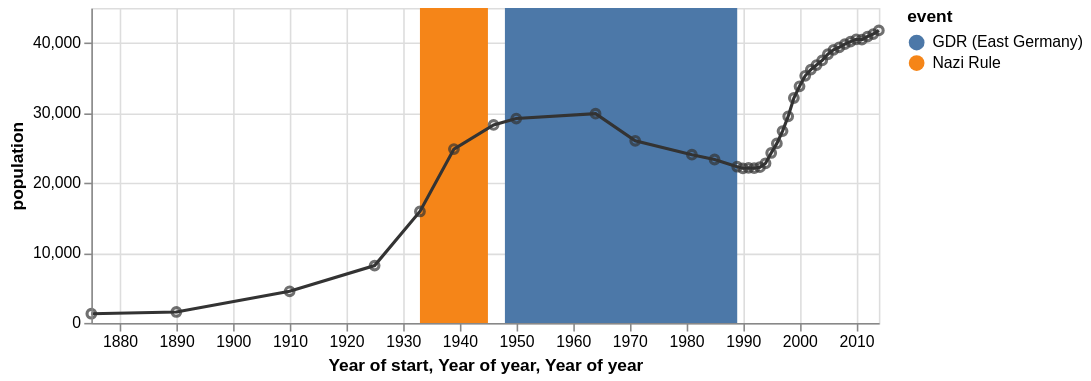

This figure's Vega-Lite source:
### Vega specification from a JSON file in a GitHub repository (floating-point values rounded to 4 significant figures)
{"$schema": "https://vega.github.io/schema/vega/v3.0.json", "description": "The population of the German city of Falkensee over time", "autosize": "pad", "padding": 5, "width": 500, "height": 200, "style": "cell", "data": [{"name": "source_0", "values": [{"start": "1933", "end": "1945", "event": "Nazi Rule"}, {"start": "1948", "end": "1989", "event": "GDR (East Germany)"}], "format": {}}, {"name": "source_1", "values": [{"year": "1875", "population": 1309}, {"year": "1890", "population": 1558}, {"year": "1910", "population": 4512}, {"year": "1925", "population": 8180}, {"year": "1933", "population": 15915}, {"year": "1939", "population": 24824}, {"year": "1946", "population": 28275}, {"year": "1950", "population": 29189}, {"year": "1964", "population": 29881}, {"year": "1971", "population": 26007}, {"year": "1981", "population": 24029}, {"year": "1985", "population": 23340}, {"year": "1989", "population": 22307}, {"year": "1990", "population": 22087}, {"year": "1991", "population": 22139}, {"year": "1992", "population": 22105}, {"year": "1993", "population": 22242}, {"year": "1994", "population": 22801}, {"year": "1995", "population": 24273}, {"year": "1996", "population": 25640}, {"year": "1997", "population": 27393}, {"year": "1998", "population": 29505}, {"year": "1999", "population": 32124}, {"year": "2000", "population": 33791}, {"year": "2001", "population": 35297}, {"year": "2002", "population": 36179}, {"year": "2003", "population": 36829}, {"year": "2004", "population": 37493}, {"year": "2005", "population": 38376}, {"year": "2006", "population": 39008}, {"year": "2007", "population": 39366}, {"year": "2008", "population": 39821}, {"year": "2009", "population": 40179}, {"year": "2010", "population": 40511}, {"year": "2011", "population": 40465}, {"year": "2012", "population": 40905}, {"year": "2013", "population": 41258}, {"year": "2014", "population": 41777}], "format": {}}, {"name": "data_0", "source": "source_0", "transform": [{"type": "formula", "expr": "timeParse(datum[\"start\"],'%Y')", "as": "start"}, {"type": "formula", "expr": "timeParse(datum[\"end\"],'%Y')", "as": "end"}, {"type": "filter", "expr": "datum[\"start\"] !== null && !isNaN(datum[\"start\"])"}, {"type": "formula", "as": "year_start", "expr": "datetime(year(datum[\"start\"]), 0, 1, 0, 0, 0, 0)"}, {"type": "formula", "as": "year_end", "expr": "datetime(year(datum[\"end\"]), 0, 1, 0, 0, 0, 0)"}]}, {"name": "data_1", "source": "source_1", "transform": [{"type": "formula", "expr": "timeParse(datum[\"year\"],'%Y')", "as": "year"}]}, {"name": "data_2", "source": "data_1", "transform": [{"type": "formula", "expr": "toDate(datum[\"year\"])", "as": "year"}, {"type": "formula", "expr": "toNumber(datum[\"population\"])", "as": "population"}, {"type": "filter", "expr": "datum[\"year\"] !== null && !isNaN(datum[\"year\"]) && datum[\"population\"] !== null && !isNaN(datum[\"population\"])"}, {"type": "formula", "as": "year_year", "expr": "datetime(year(datum[\"year\"]), 0, 1, 0, 0, 0, 0)"}]}, {"name": "data_3", "source": "data_1", "transform": [{"type": "formula", "expr": "toDate(datum[\"year\"])", "as": "year"}, {"type": "formula", "expr": "toNumber(datum[\"population\"])", "as": "population"}, {"type": "filter", "expr": "datum[\"year\"] !== null && !isNaN(datum[\"year\"]) && datum[\"population\"] !== null && !isNaN(datum[\"population\"])"}, {"type": "formula", "as": "year_year", "expr": "datetime(year(datum[\"year\"]), 0, 1, 0, 0, 0, 0)"}]}], "marks": [{"name": "layer_0_marks", "type": "rect", "style": ["rect"], "from": {"data": "data_0"}, "encode": {"update": {"x": {"scale": "x", "field": "year_start"}, "x2": {"scale": "x", "field": "year_end"}, "y": {"value": 0}, "y2": {"field": {"group": "height"}}, "fill": {"scale": "color", "field": "event"}}}}, {"name": "layer_1_marks", "type": "line", "style": ["line"], "sort": {"field": "datum[\"year_year\"]", "order": "descending"}, "from": {"data": "data_2"}, "encode": {"update": {"x": {"scale": "x", "field": "year_year"}, "y": {"scale": "y", "field": "population"}, "stroke": {"value": "#333"}}}}, {"name": "layer_2_marks", "type": "symbol", "style": ["point"], "from": {"data": "data_3"}, "encode": {"update": {"x": {"scale": "x", "field": "year_year"}, "y": {"scale": "y", "field": "population"}, "stroke": {"value": "#333"}, "fill": {"value": "transparent"}, "opacity": {"value": 0.7}}}}], "scales": [{"name": "x", "type": "time", "domain": {"fields": [{"data": "data_0", "field": "year_start"}, {"data": "data_0", "field": "year_end"}, {"data": "data_2", "field": "year_year"}, {"data": "data_3", "field": "year_year"}], "sort": true}, "range": [0, {"signal": "width"}]}, {"name": "color", "type": "ordinal", "domain": {"data": "data_0", "field": "event", "sort": true}, "range": "category"}, {"name": "y", "type": "linear", "domain": {"fields": [{"data": "data_2", "field": "population"}, {"data": "data_3", "field": "population"}], "sort": true}, "range": [{"signal": "height"}, 0], "nice": true, "zero": true}], "axes": [{"scale": "x", "orient": "bottom", "labelOverlap": true, "tickCount": {"signal": "ceil(width/40)"}, "title": "Year of start, Year of year, Year of year", "zindex": 1, "encode": {"labels": {"update": {"text": {"signal": "timeFormat(datum.value, '%Y')"}}}}}, {"scale": "x", "orient": "bottom", "domain": false, "grid": true, "labels": false, "maxExtent": 0, "minExtent": 0, "tickCount": {"signal": "ceil(width/40)"}, "ticks": false, "zindex": 0, "gridScale": "y"}, {"scale": "y", "orient": "left", "labelOverlap": true, "tickCount": {"signal": "ceil(height/40)"}, "title": "population", "zindex": 1}, {"scale": "y", "orient": "left", "domain": false, "grid": true, "labels": false, "maxExtent": 0, "minExtent": 0, "tickCount": {"signal": "ceil(height/40)"}, "ticks": false, "zindex": 0, "gridScale": "x"}], "legends": [{"fill": "color", "title": "event"}], "config": {"axisY": {"minExtent": 30}}}
